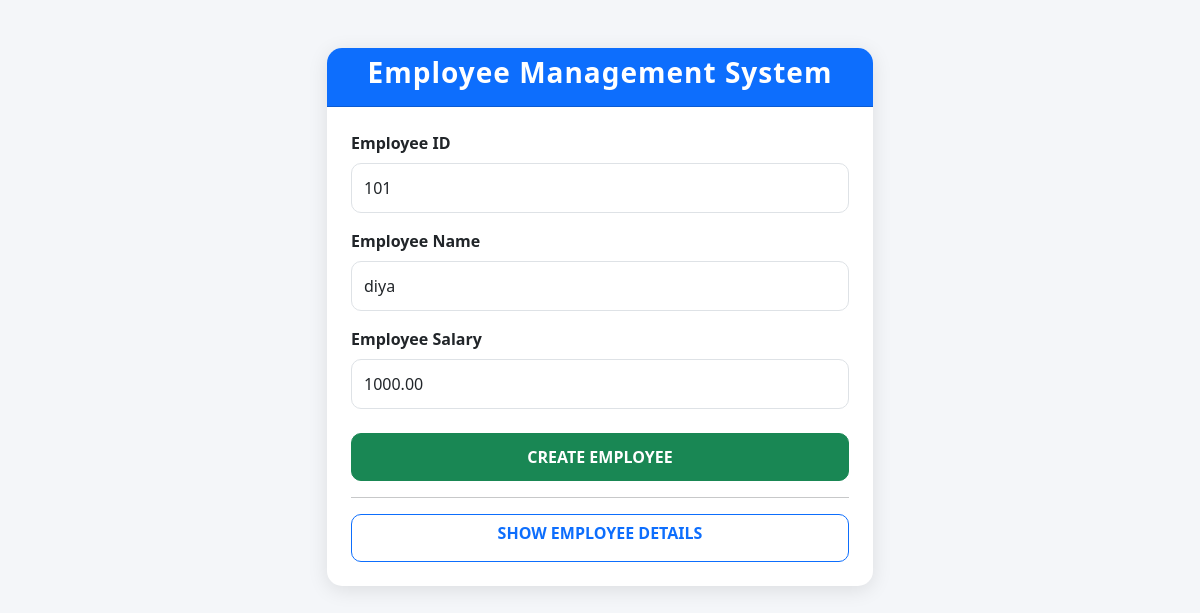
The page /editemployee/6/ on the database its author committed.
### myapp/models.py (models this page shows)
class Employee(models.Model):
    Employeeid = models.IntegerField()
    Employeename = models.CharField(max_length=30)
    Employeesalary = models.DecimalField(max_digits=7,decimal_places=2)

### myapp/views.py (the view, shortened to what this page needs)
# urls.py: path('editemployee/<int:id>/',views.editemployee,name='editemployee'),
def editemployee(request,id):
    employee = Employee.objects.get(id=id)
    form = Employeeform(instance=employee)
    return render(
        request,
        'myapp/addemployee.html',
        {'form':form}
    )

### myapp/forms.py
class Employeeform(forms.ModelForm):
    class Meta:
        model = Employee
        fields = '__all__'

### templates/myapp/addemployee.html (shortened to what this page needs)
<!DOCTYPE html>
<html lang="en">
<head>
    <link href="https://cdn.jsdelivr.net/npm/bootstrap@5.3.8/dist/css/bootstrap.min.css" rel="stylesheet">
</head>
<body>
{% load widget_tweaks %}
<div class="container mt-5">
    <div class="row justify-content-center">
        <div class="col-md-6">
            <div class="card employee-card">
                <div class="card-header bg-primary text-white text-center">
                    <h3 class="title">
                        Employee Management System
                    </h3>
                </div>
                <div class="card-body p-4">
                    <form method="POST">
                        <div class="mb-3">
                            <label class="form-label fw-bold">
                                Employee ID
                            </label>
                            {{ form.Employeeid|add_class:"form-control"|attr:"placeholder:Enter Employee ID" }}
                        </div>
                        <div class="mb-3">
                            <label class="form-label fw-bold">
                                Employee Name
                            </label>
                            {{ form.Employeename|add_class:"form-control"|attr:"placeholder:Enter Employee Name" }}
                        </div>
                        <div class="mb-4">
                            <label class="form-label fw-bold">
                                Employee Salary
                            </label>
                            {{ form.Employeesalary|add_class:"form-control"|attr:"placeholder:Enter Employee Salary" }}
                        </div>
                        <div class="d-grid">
                            <button type="submit" class="btn btn-success">
                                CREATE EMPLOYEE
                            </button>
                        </div>
                    </form>
                    <hr>
                    <div class="d-grid">
                        <a href="{% url 'emps' %}"
                           class="btn btn-outline-primary">
                            SHOW EMPLOYEE DETAILS
                        </a>
                    </div>
                </div>
            </div>
        </div>
    </div>
</div>
</body>
</html>

### templates/myapp/addemployee.html (style rules this page uses)
body { background-color:#f4f6f9; }
.employee-card { border:none; border-radius:15px; box-shadow:0px 4px 20px rgba(0,0,0,0.1); }
.card-header { border-radius:15px 15px 0px 0px !important; }
.form-control { height:50px; border-radius:10px; }
.btn { border-radius:10px; height:48px; font-weight:600; }
.title { font-weight:bold; letter-spacing:1px; }

### rows shown on the page
Employee: Employeeid "101", Employeename "diya", Employeesalary "1000.00"
